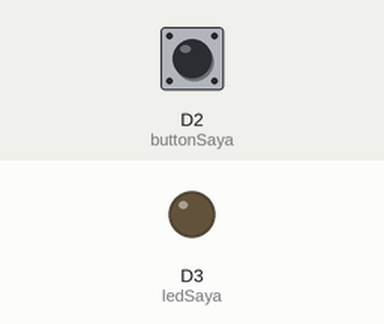
A sketch run on a simulated ESP8266 (NodeMCU). Parts: output pins drawn as LEDs (lit = HIGH). Inputs (shaded band) come from the test bench; at power-on: D2 (buttonSaya) LOW.

Above: at 1.2 s.
1.3 s: D2 (buttonSaya) pulled HIGH for 0.15 s
At 1.37 s:
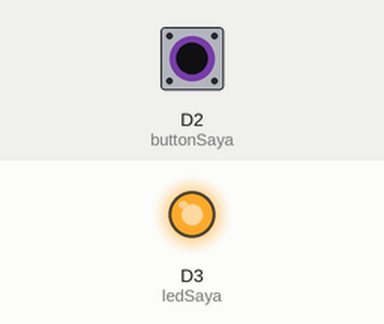
2.9 s: D2 (buttonSaya) pulled HIGH for 3.2 s
At 6.4 s:
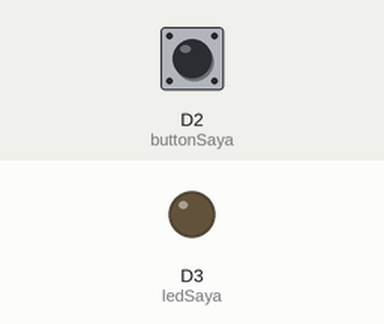
Timing chart, 0 to 7.9 s (numbered marks = the images above; inputs shaded):
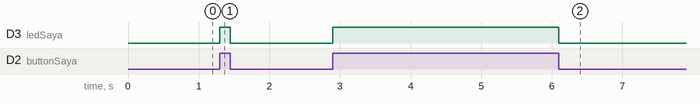

Measured:
- after the input at 1.3 s, D3 (ledSaya): LOW → HIGH at once, → LOW 0.15 s later
- after the input at 2.9 s, D3 (ledSaya): LOW → HIGH at once, → LOW 3.2 s later

The sketch:

Push_Button.ino
```cpp
const int buttonSaya = D2;
const int ledSaya = D3;
int buttonStatusSaya = 0;

void setup(){
    pinMode(ledSaya, OUTPUT);
    pinMode(buttonSaya, INPUT);
}

void loop(){
    buttonStatusSaya = digitalRead(buttonSaya);

    if (buttonStatusSaya == HIGH){
        digitalWrite(ledSaya, HIGH);
    }else{
        digitalWrite(ledSaya, LOW);
    }
}
```
